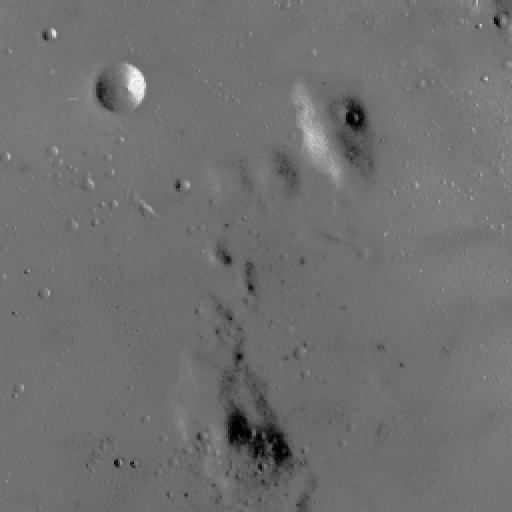
#> input picture skimage.data.moon(), 512 x 512 px
$ jupyter execute 'Lab4_Intensity_Transformations_&Filtering_Spatial_Domain.ipynb'   (shell and % lines are left out)
#> lines starting #> are read from the running program, lines starting #| are printed output that depends on the picture
<a href="https://colab.research.google.com/github/NabaaNabeeh/IP-Labs/blob/main/Lab4_Intensity_Transformations_%26Filtering_Spatial_Domain.ipynb" target="_parent"></a>

# Intensity Transformations & Filtering Spatial Domain

## Thresholding

[cell 1]
from google.colab import files
uploaded = files.upload()
#> the answer given: lab3-image.png

[cell 2]
import os
print(os.path.exists('cameraman.png'))

[cell 3]
import cv2
from google.colab.patches import cv2_imshow
# Load the image in grayscale
img = cv2.imread('cameraman.png', cv2.IMREAD_GRAYSCALE)

# Set the threshold values
threshold_values = [0, 50, 100, 150, 200]

# Apply thresholding with different threshold values
for threshold_value in threshold_values:
    ret_thresh_value, thresh_img = cv2.threshold(img, threshold_value, 255, cv2.THRESH_BINARY)

    print(f"Threshold value: {threshold_value}")
    cv2_imshow(thresh_img)
#> this loop made 5 passes
#> ret_thresh_value on passes 1 to 5: 0, 50, 100, 150, 200

[cell 4]
print("Original Image: ")
cv2_imshow(img)

## Histograms

[cell 5]
# Task#2: Histogram Processing

# Step#1: Load necessary libraries
import matplotlib
import matplotlib.pyplot as plt
import numpy as np

from skimage import data
from skimage import exposure

# Step#2: Load moon image
img = data.moon()
#> img is the input picture: shape (512, 512); min 0, max 255, mean 112.2

# Step#3: Rescale intensity values to include all the intensities that fall within the 2nd and 98th percentiles
# Contrast stretching
p2, p98 = np.percentile(img, (2, 98)) # keep only useful range of intensities (no bright and dark pixels)
#> p2 = 78; p98 = 129
# كل ما قل الرينج بيكون التفاصيل اوضح
img_rescale = exposure.rescale_intensity(img, in_range=(p2, p98))  # stretching the image to the full range of intensities 0-255
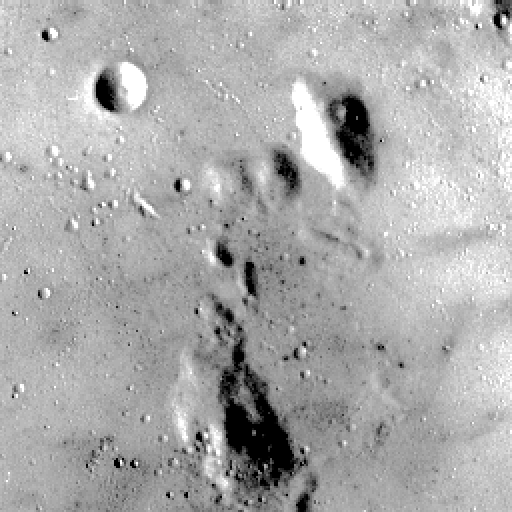
#> img_rescale: shape (512, 512); min 0, max 255, mean 171.5
# Step#4: Display the image with its histogram of (step#2)  and (step#3)
fig = plt.figure(figsize=(8, 5))
fig.add_subplot(2, 1, 1) # 2 rows, 1 column, 1st subplot
plt.imshow(img, cmap = 'gray')
plt.axis('off')
plt.title('Original image')

fig.add_subplot(2, 1, 2) # 2 rows, 1 column, 2nd subplot
plt.hist(img.flat, bins = 256, range=(0, 255))
plt.xlabel('gray level values')
plt.ylabel('Number of pixels')
plt.show()
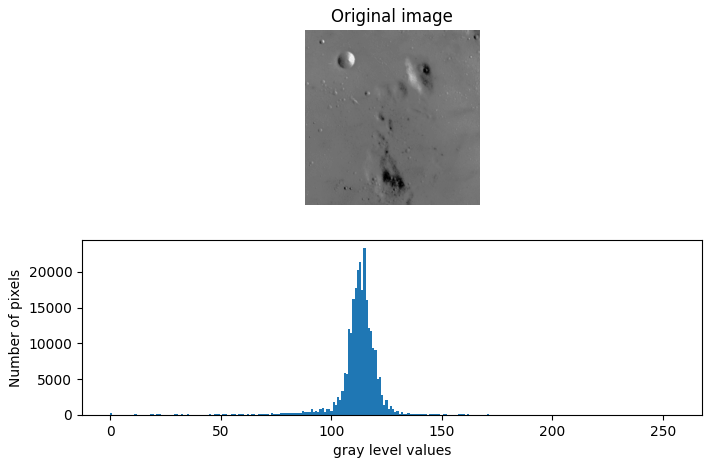
#> figure drawn by matplotlib, 2 panels; panel 2: tallest bar 23296 high, from x = 114.6 to 115.5

fig = plt.figure(figsize=(8, 5))
fig.add_subplot(2, 1, 1) # 2 rows, 1 column, 1st subplot
plt.imshow(img_rescale, cmap = 'gray')
plt.axis('off')
plt.title('Contrast stretch')

fig.add_subplot(2, 1, 2) # 2 rows, 1 column, 2nd subplot
plt.hist(img_rescale.flat, bins = 256, range=(0, 255))
plt.xlabel('gray level values')
plt.ylabel('Number of pixels')
plt.show()
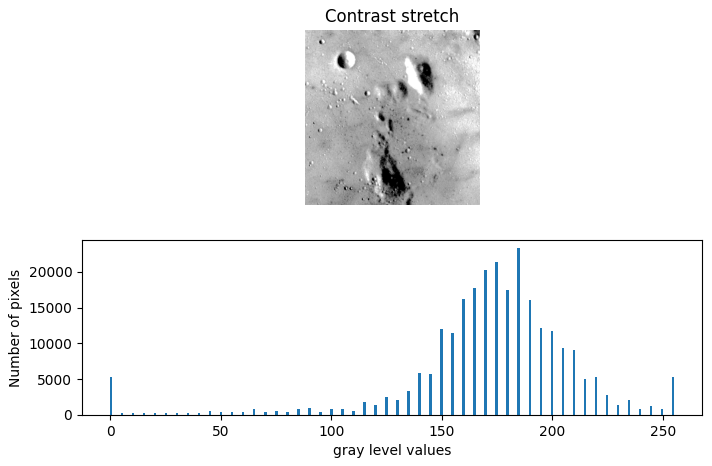
#> figure drawn by matplotlib, 2 panels; panel 2: tallest bar 23296 high, from x = 184.3 to 185.3

# Tasks:

Task1: Using the same ‘moon image’ Rescale intensity values to include all the intensities that fall within the 3nd and 80th percentiles, and plot the histogram

Task2: Using the same ‘moon image’ and the exposure.equalize_hist function, display the image and the histogram of the image after flattening the histogram.

Task3: Use the rocket (as reference) and chelsea images (from skimage.data) and implement histogram matching

## Task1:

[cell 6]
# Task#2: Histogram Processing

# Step#1: Load necessary libraries
import matplotlib
import matplotlib.pyplot as plt
import numpy as np

from skimage import data
from skimage import exposure

# Step#2: Load moon image
img = data.moon()

# Step#3: Rescale intensity values to include all the intensities that fall within the 2nd and 98th percentiles
# Contrast stretching
p3, p80 = np.percentile(img, (3, 80))
#> p3 = 87; p80 = 118
img_rescale = exposure.rescale_intensity(img, in_range=(p3, p80))
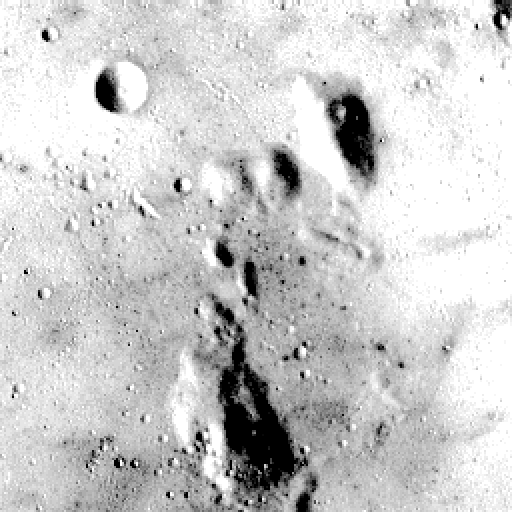
#> img_rescale: shape (512, 512); min 0, max 255, mean 203.7
# Step#4: Display the image with its histogram
fig = plt.figure(figsize=(8, 5))
fig.add_subplot(2, 1, 1) # 2 rows, 1 column, 1st subplot
plt.imshow(img, cmap = 'gray')
plt.axis('off')
plt.title('Original image')

fig.add_subplot(2, 1, 2) # 2 rows, 1 column, 2nd subplot
plt.hist(img.flat, bins = 256, range=(0, 255))
plt.xlabel('gray level values')
plt.ylabel('Number of pixels')
plt.show()

fig = plt.figure(figsize=(8, 5))
fig.add_subplot(2, 1, 1) # 2 rows, 1 column, 1st subplot
plt.imshow(img_rescale, cmap = 'gray')
plt.axis('off')
plt.title('Contrast stretch')

fig.add_subplot(2, 1, 2) # 2 rows, 1 column, 2nd subplot
plt.hist(img_rescale.flat, bins = 256, range=(0, 255))
plt.xlabel('gray level values')
plt.ylabel('Number of pixels')
plt.show()
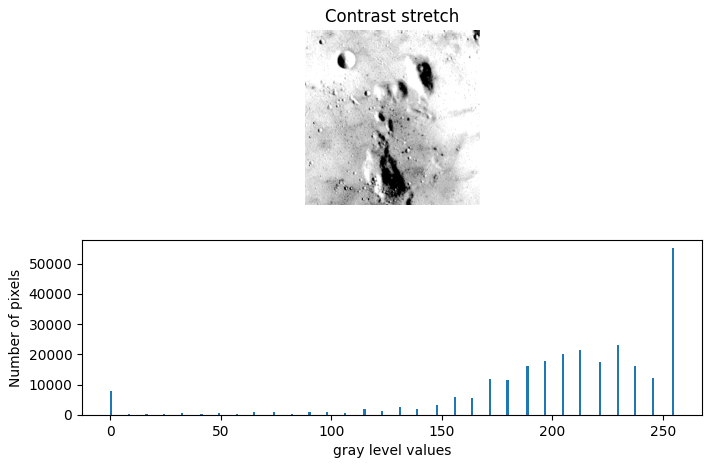
#> figure drawn by matplotlib, 2 panels; panel 2: tallest bar 55088 high, from x = 254 to 255

## Task2:

[cell 7]
# Step#1: Load necessary libraries
import matplotlib.pyplot as plt
import numpy as np
from skimage import data, exposure

# Step#2: Load moon image
img = data.moon()

# Step#3: Equalize histogram
img_eq = exposure.equalize_hist(img)
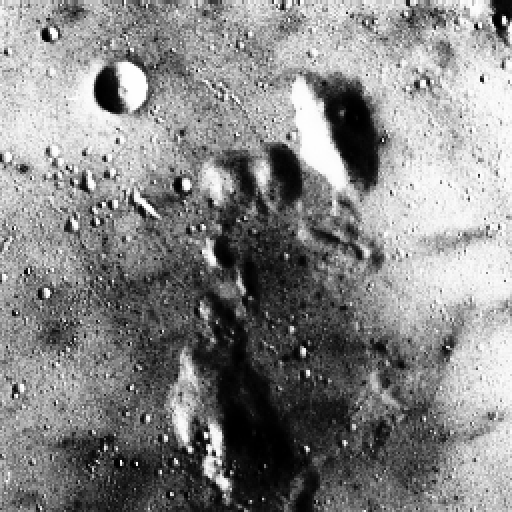
#> img_eq: shape (512, 512) float64; min 0.000916, max 1, mean 0.525

# Step#4: Display image and histogram
fig = plt.figure(figsize=(8, 5))
fig.add_subplot(2, 1, 1)
plt.imshow(img_eq, cmap='gray')
plt.axis('off')
plt.title('Equalized image')

fig.add_subplot(2, 1, 2)
plt.hist(img_eq.flat, bins=256, range=(0, 1))
plt.xlabel('gray level values')
plt.ylabel('Number of pixels')
plt.show()
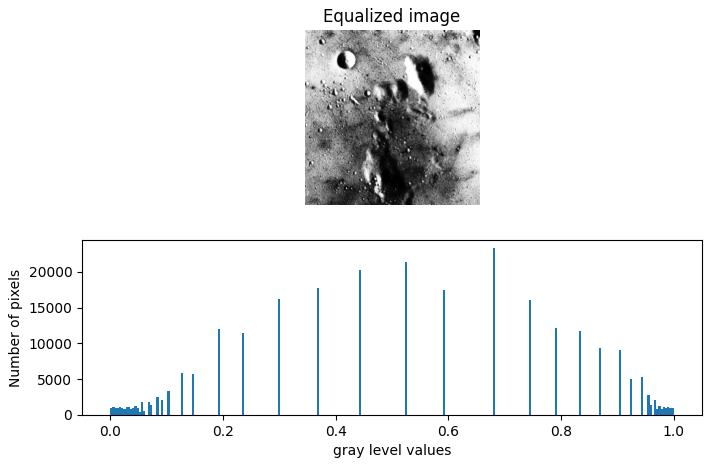
#> figure drawn by matplotlib, 2 panels; panel 2: tallest bar 23296 high, from x = 0.68 to 0.684

## Task3:

[cell 8]
# Step#1: Load necessary libraries
import matplotlib.pyplot as plt
from skimage import data
from skimage.exposure import match_histograms

# Step#2: Load images
reference = data.rocket()
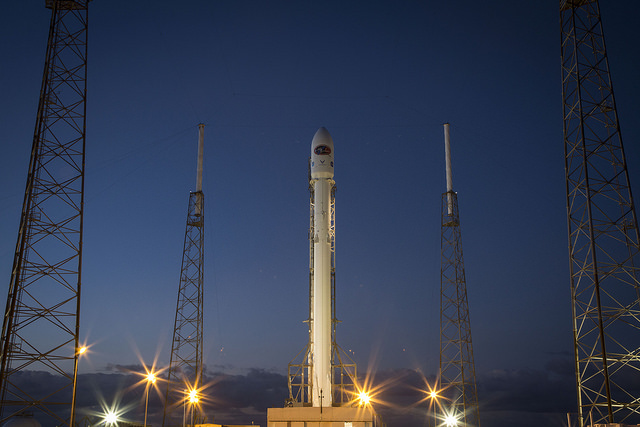
#> input picture skimage.data.rocket(), 640 x 427 px
#> reference is the input picture: shape (427, 640, 3); mean R, G, B 52.3, 61.3, 82.3
source = data.chelsea()
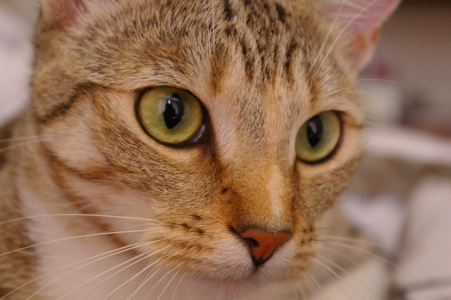
#> input picture skimage.data.chelsea(), 451 x 300 px
#> source is the input picture: shape (300, 451, 3); mean R, G, B 147.7, 111.4, 86.8

# Step#3: Match histograms (channel_axis=-1 since both are color images)
matched = match_histograms(source, reference, channel_axis=-1)
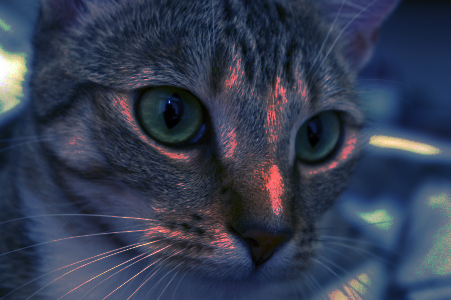
#> matched: shape (300, 451, 3); mean R, G, B 52.1, 60.8, 81.7

# Step#4: Display source, reference, and matched result
fig, axes = plt.subplots(1, 3, figsize=(12, 5))
axes[0].imshow(source)
axes[0].set_title('Source (chelsea)')
axes[0].axis('off')

axes[1].imshow(reference)
axes[1].set_title('Reference (rocket)')
axes[1].axis('off')

axes[2].imshow(matched)
axes[2].set_title('Matched')
axes[2].axis('off')

plt.show()
